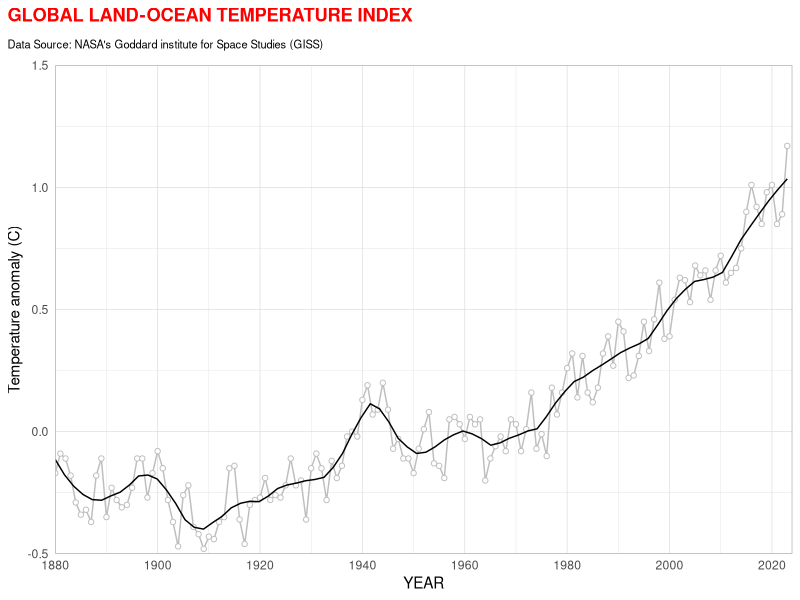
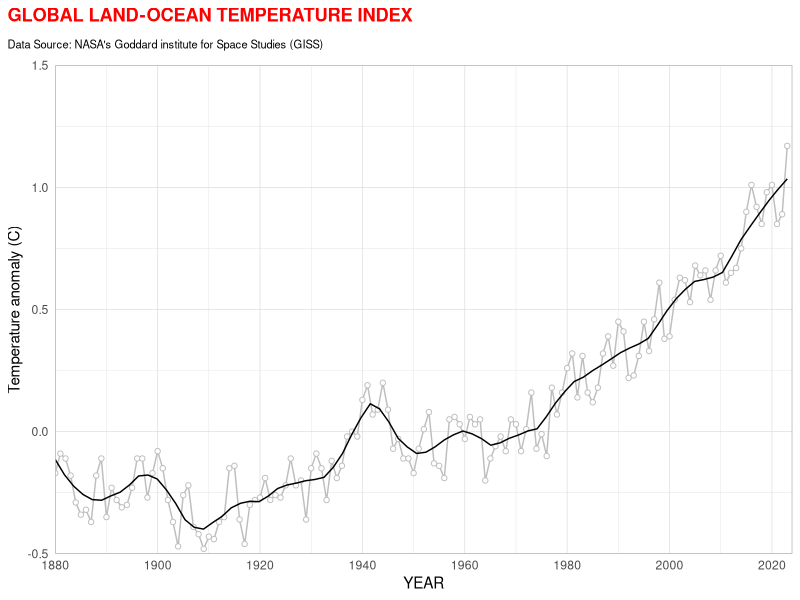

Write R code to recreate these figures, in order.
library(tidyverse)
read_csv("data/GLB.Ts+dSST.csv", skip=1, na = "***") %>%
  select(year = Year, t_diff = `J-D`) %>%
  ggplot(aes(x=year, y=t_diff)) + 
  geom_line(color = "gray") + 
  geom_point(fill = "white", color = "gray", shape = 21) +
  theme_light() +
  scale_x_continuous(breaks = seq(1800, 2023, 20), expand = c(0,0)) +
  scale_y_continuous(limits = c(-0.5, 1.5), expand = c(0,0)) +
  geom_smooth(se= FALSE, color = "black", size = 0.5, span = 0.15) +
  labs(
    x = "YEAR",
    y = "Temperature anomaly (C)",
    title = "GLOBAL LAND-OCEAN TEMPERATURE INDEX",
    subtitle = "Data Source: NASA's Goddard institute for Space Studies (GISS)"
  ) +
  theme(
    axis.ticks = element_blank(),
    plot.title.position = "plot",
    plot.title = element_text(margin = margin(b=10), color = "red", face = "bold"),
    plot.subtitle = element_text(size = 8, margin = margin(b=10))
  )



ggsave("visuals_figures/temperature_index_plot.png", width = 6, height= 4)
